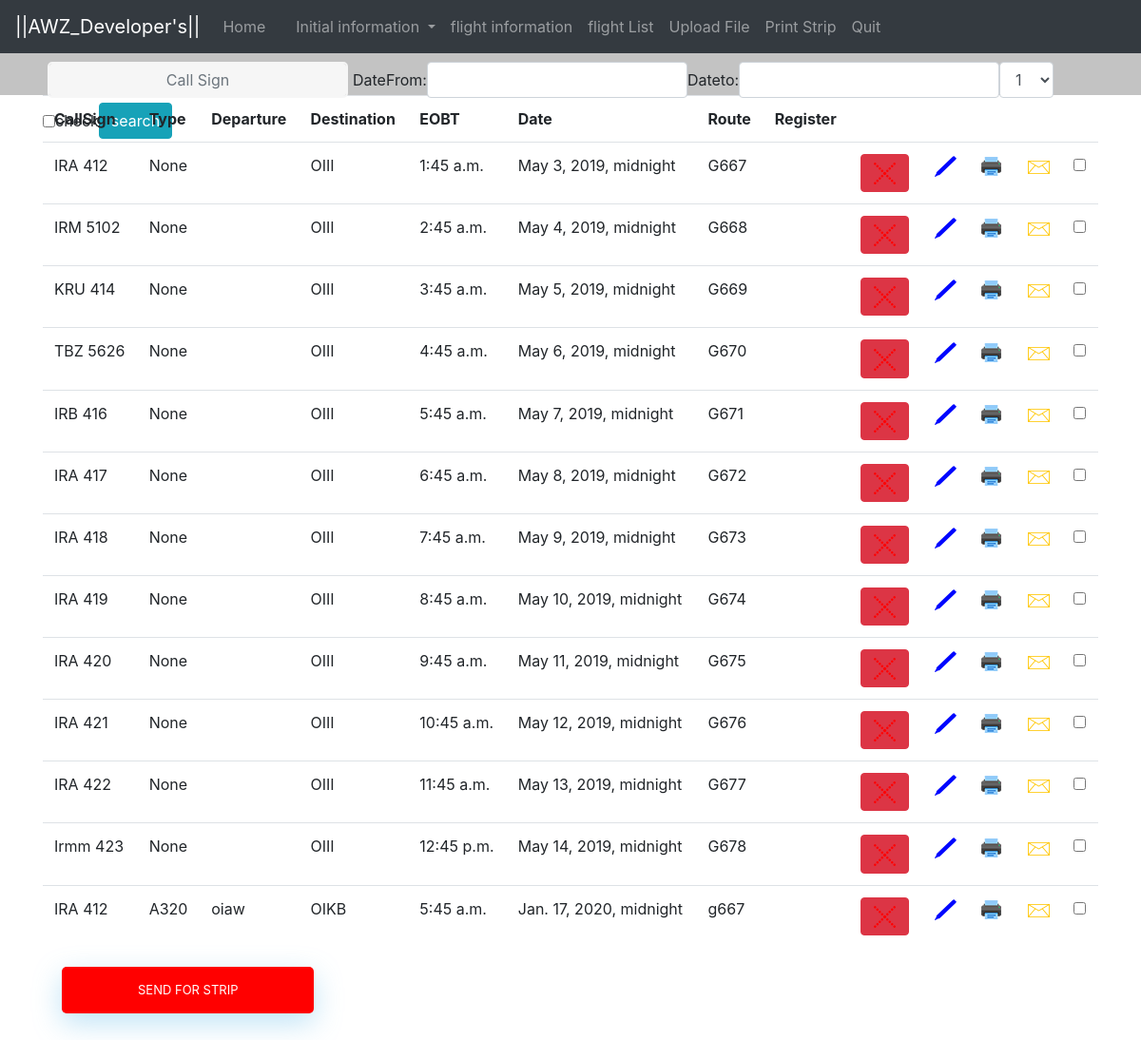
/app1/flightlist/, run on an earlier commit of the app's database.
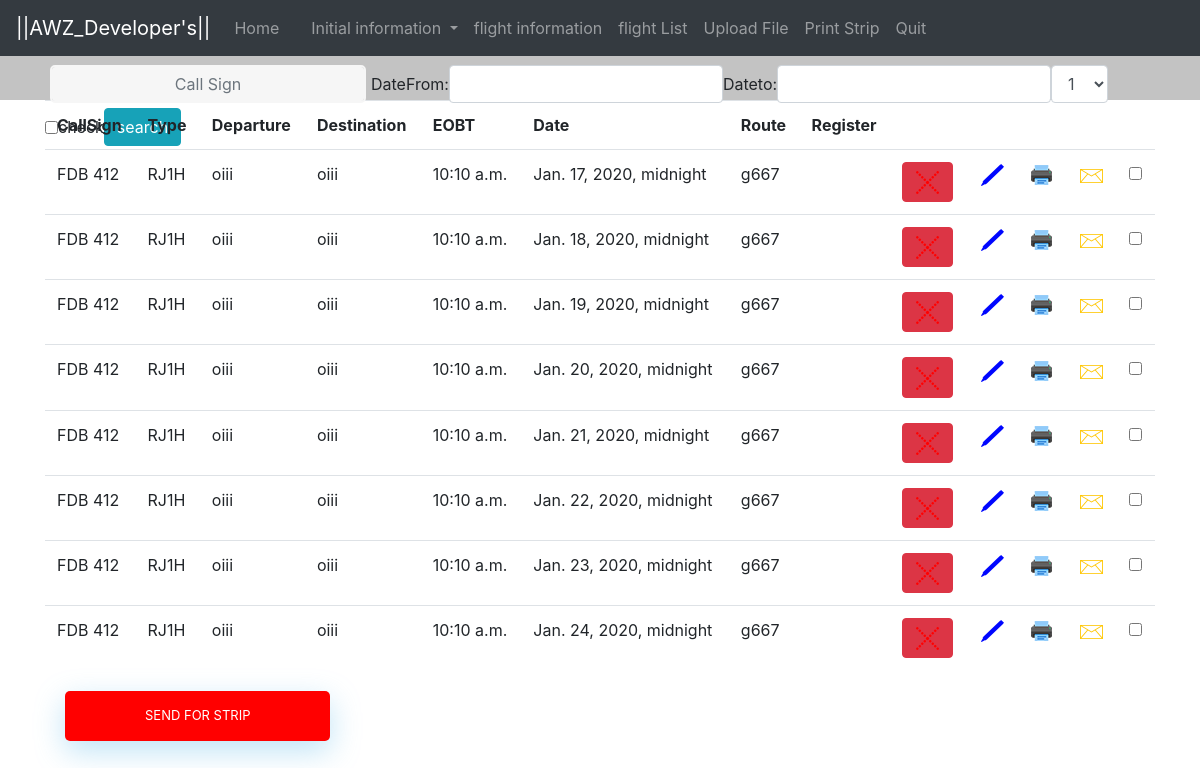
And on a later commit of the database.
### app1/models.py (models this page shows)
class flight(models.Model):
    created_on = models.DateTimeField(auto_now_add=True)
    updated_on = models.DateTimeField(auto_now=True)
    company=models.CharField(max_length=20,null=True)
    level=models.CharField(max_length=10,null=True)
    flightNum=models.CharField(max_length=20,null=True)
    type=models.CharField(max_length=10,null=True)
    route=models.CharField(max_length=20,null=True)
    dateFrom=models.DateTimeField(blank=True,null=True)
    dateTo=models.DateTimeField(blank=True,null=True)
    EOBT=models.TimeField(blank=True,null=True)
    DesAirport=models.CharField(max_length=10,blank=True)
    DepAirport=models.CharField(max_length=10,blank=True)
    daysOfweek=models.CharField(max_length=300,blank=True)
    delay=models.NullBooleanField(max_length=5,blank=True,null=True)
    change=models.NullBooleanField(max_length=5,blank=True,null=True)
    register=models.CharField(max_length=10,blank=True)

### app1/views.py (the view, shortened to what this page needs)
# urls.py: path('flightlist/',views.flightlist,name='flightlist'),
def flightlist(request):
    flights=flight.objects.all()
    company=''
    if request.method=='POST' and 'btn3' in request.POST:
        return redirect('app1:printStrip')
    if request.method=='POST' and 'delbtn' in request.POST:
        print(str(request.POST.get('delbtn')))
    if request.method=='POST' and 'deleteBtn' in request.POST:
        print("btn cancel")
    return render(request,'app1/flightlist.html',{'flights':flights})

### app1/templates/app1/flightlist.html (shortened to what the changed rows need)
<!DOCTYPE html>
{% load static %}
<html lang="en" dir="ltr">
  <head>
    <link rel="stylesheet" href="{% static 'css/Style.css' %}">
    <link rel="stylesheet" href="{% static 'css/bootstrap.min.css' %}">
    <link rel="stylesheet" href="//code.jquery.com/ui/1.12.1/themes/base/jquery-ui.css">
  <link rel="stylesheet" href="/resources/demos/style.css">
  <link rel="stylesheet" href="{% static 'css/Style2.css' %}">
    <link rel="stylesheet" href="https://maxcdn.bootstrapcdn.com/bootstrap/4.3.1/css/bootstrap.min.css">
    <link rel="stylesheet" href="{% static 'css/bootstrap.min.css' %}">
  </head>
  <body>
{% block contents%}
      <div class="container">
        <div>
          <form method="POST">
          <table class="table table-hover">
            <th>CallSign</th>
            <th>Type</th>
            <th>Departure</th>
            <th>Destination</th>
            <th>EOBT</th>
            <th>Date</th>
            <th>Route</th>
            <th>Register</th>
            {% for f in flights %}
            <tr class="flight-list-hover">
              <td>{{ f.company }} {{ f.flightNum }}</td>
              <td>{{ f.type }}</td>
              <td>{{ f.DepAirport }}</td>
              <td>{{ f.DesAirport }}</td>
              <td>{{ f.EOBT }}</td>
              <td>{{ f.dateFrom }}</td>
              <td>{{ f.route }}</td>
              <td>{{ f.Register }}</td>
              <td><button class="btn btn-xs btn-danger" type="button" data-toggle="modal" data-target="#confirmDelete" data-title="Delete User" data-message="Are you sure you want to delete this user ?"><img src="{% static 'image/delete.png' %}" alt=""></button></td>
              <td><a href="{% url 'app1:flightUpdate' f.id %}"><img src="{% static 'image/edit.png' %}" alt=""></a></td>
              <td><a href="{% url 'app1:printStrip'%}"><img src="{% static 'image/print.png' %}" alt=""></a></td>
              <td><a href="#" class="msge"><img  src="{% static 'image/message.png' %}" alt=""></a></td>
              <td><input type="checkbox" name="ch1" value='{ f.id }'>{{ fi.d }}</td>
            </tr>
            {% endfor %}
          </table>
        </form>
      </div>
    </div>
    {% endblock %}
  </body>
</html>

What changed in the data, as far as the page shows it:
removed flight: company "IRA", flightNum "412", type "None", DesAirport "OIII", EOBT "1:45 a.m.", dateFrom "May 3, 2019, midnight", route "G667"
removed flight: company "IRM", flightNum "5102", type "None", DesAirport "OIII", EOBT "2:45 a.m.", dateFrom "May 4, 2019, midnight", route "G668"
removed flight: company "KRU", flightNum "414", type "None", DesAirport "OIII", EOBT "3:45 a.m.", dateFrom "May 5, 2019, midnight", route "G669"
removed flight: company "TBZ", flightNum "5626", type "None", DesAirport "OIII", EOBT "4:45 a.m.", dateFrom "May 6, 2019, midnight", route "G670"
removed flight: company "IRB", flightNum "416", type "None", DesAirport "OIII", EOBT "5:45 a.m.", dateFrom "May 7, 2019, midnight", route "G671"
removed flight: company "IRA", flightNum "417", type "None", DesAirport "OIII", EOBT "6:45 a.m.", dateFrom "May 8, 2019, midnight", route "G672"
removed flight: company "IRA", flightNum "418", type "None", DesAirport "OIII", EOBT "7:45 a.m.", dateFrom "May 9, 2019, midnight", route "G673"
removed flight: company "IRA", flightNum "419", type "None", DesAirport "OIII", EOBT "8:45 a.m.", dateFrom "May 10, 2019, midnight", route "G674"
removed flight: company "IRA", flightNum "420", type "None", DesAirport "OIII", EOBT "9:45 a.m.", dateFrom "May 11, 2019, midnight", route "G675"
removed flight: company "IRA", flightNum "421", type "None", DesAirport "OIII", EOBT "10:45 a.m.", dateFrom "May 12, 2019, midnight", route "G676"
removed flight: company "IRA", flightNum "422", type "None", DesAirport "OIII", EOBT "11:45 a.m.", dateFrom "May 13, 2019, midnight", route "G677"
removed flight: company "Irmm", flightNum "423", type "None", DesAirport "OIII", EOBT "12:45 p.m.", dateFrom "May 14, 2019, midnight", route "G678"
removed flight: company "IRA", flightNum "412", type "A320", DepAirport "oiaw", DesAirport "OIKB", EOBT "5:45 a.m.", dateFrom "Jan. 17, 2020, midnight", route "g667"
added flight: company "FDB", flightNum "412", type "RJ1H", DepAirport "oiii", DesAirport "oiii", EOBT "10:10 a.m.", dateFrom "Jan. 17, 2020, midnight", route "g667"
added flight: company "FDB", flightNum "412", type "RJ1H", DepAirport "oiii", DesAirport "oiii", EOBT "10:10 a.m.", dateFrom "Jan. 18, 2020, midnight", route "g667"
added flight: company "FDB", flightNum "412", type "RJ1H", DepAirport "oiii", DesAirport "oiii", EOBT "10:10 a.m.", dateFrom "Jan. 19, 2020, midnight", route "g667"
added flight: company "FDB", flightNum "412", type "RJ1H", DepAirport "oiii", DesAirport "oiii", EOBT "10:10 a.m.", dateFrom "Jan. 20, 2020, midnight", route "g667"
added flight: company "FDB", flightNum "412", type "RJ1H", DepAirport "oiii", DesAirport "oiii", EOBT "10:10 a.m.", dateFrom "Jan. 21, 2020, midnight", route "g667"
added flight: company "FDB", flightNum "412", type "RJ1H", DepAirport "oiii", DesAirport "oiii", EOBT "10:10 a.m.", dateFrom "Jan. 22, 2020, midnight", route "g667"
added flight: company "FDB", flightNum "412", type "RJ1H", DepAirport "oiii", DesAirport "oiii", EOBT "10:10 a.m.", dateFrom "Jan. 23, 2020, midnight", route "g667"
added flight: company "FDB", flightNum "412", type "RJ1H", DepAirport "oiii", DesAirport "oiii", EOBT "10:10 a.m.", dateFrom "Jan. 24, 2020, midnight", route "g667"
